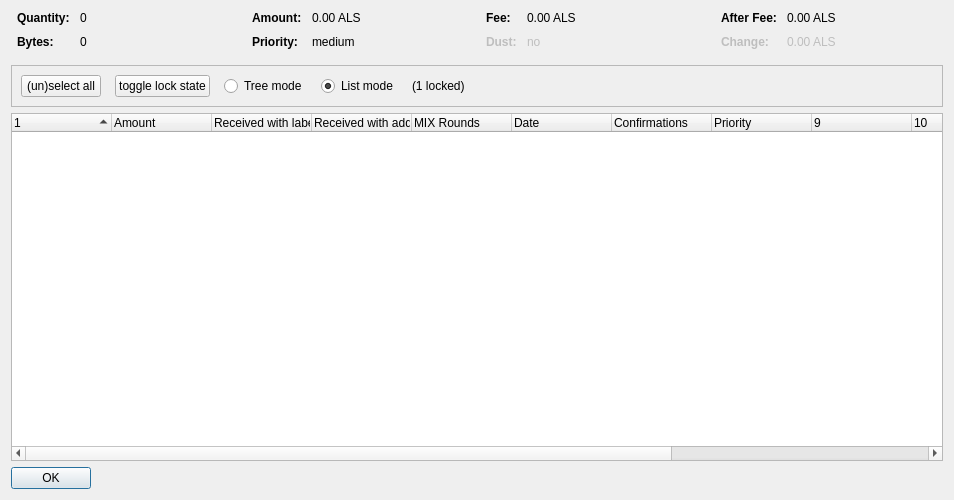
<?xml version="1.0" encoding="UTF-8"?>
<ui version="4.0">
 <class>CoinControlDialog</class>
 <widget class="QDialog" name="CoinControlDialog">
  <property name="geometry">
   <rect>
    <x>0</x>
    <y>0</y>
    <width>954</width>
    <height>500</height>
   </rect>
  </property>
  <property name="windowTitle">
   <string>Coin Selection</string>
  </property>
  <layout class="QVBoxLayout" name="verticalLayout">
   <item>
    <layout class="QHBoxLayout" name="horizontalLayoutTop" stretch="0,0,0,0">
     <property name="topMargin">
      <number>0</number>
     </property>
     <property name="bottomMargin">
      <number>10</number>
     </property>
     <item>
      <layout class="QFormLayout" name="formLayoutCoinControl1">
       <property name="horizontalSpacing">
        <number>10</number>
       </property>
       <property name="verticalSpacing">
        <number>10</number>
       </property>
       <property name="leftMargin">
        <number>6</number>
       </property>
       <property name="rightMargin">
        <number>6</number>
       </property>
       <item row="0" column="0">
        <widget class="QLabel" name="labelCoinControlQuantityText">
         <property name="font">
          <font>
           <weight>75</weight>
           <bold>true</bold>
          </font>
         </property>
         <property name="text">
          <string>Quantity:</string>
         </property>
        </widget>
       </item>
       <item row="0" column="1">
        <widget class="QLabel" name="labelCoinControlQuantity">
         <property name="cursor">
          <cursorShape>IBeamCursor</cursorShape>
         </property>
         <property name="contextMenuPolicy">
          <enum>Qt::ActionsContextMenu</enum>
         </property>
         <property name="text">
          <string notr="true">0</string>
         </property>
         <property name="textInteractionFlags">
          <set>Qt::LinksAccessibleByMouse|Qt::TextSelectableByKeyboard|Qt::TextSelectableByMouse</set>
         </property>
        </widget>
       </item>
       <item row="1" column="0">
        <widget class="QLabel" name="labelCoinControlBytesText">
         <property name="font">
          <font>
           <weight>75</weight>
           <bold>true</bold>
          </font>
         </property>
         <property name="text">
          <string>Bytes:</string>
         </property>
        </widget>
       </item>
       <item row="1" column="1">
        <widget class="QLabel" name="labelCoinControlBytes">
         <property name="cursor">
          <cursorShape>IBeamCursor</cursorShape>
         </property>
         <property name="contextMenuPolicy">
          <enum>Qt::ActionsContextMenu</enum>
         </property>
         <property name="text">
          <string notr="true">0</string>
         </property>
         <property name="textInteractionFlags">
          <set>Qt::LinksAccessibleByMouse|Qt::TextSelectableByKeyboard|Qt::TextSelectableByMouse</set>
         </property>
        </widget>
       </item>
      </layout>
     </item>
     <item>
      <layout class="QFormLayout" name="formLayoutCoinControl2">
       <property name="horizontalSpacing">
        <number>10</number>
       </property>
       <property name="verticalSpacing">
        <number>10</number>
       </property>
       <property name="leftMargin">
        <number>6</number>
       </property>
       <property name="rightMargin">
        <number>6</number>
       </property>
       <item row="0" column="0">
        <widget class="QLabel" name="labelCoinControlAmountText">
         <property name="font">
          <font>
           <weight>75</weight>
           <bold>true</bold>
          </font>
         </property>
         <property name="text">
          <string>Amount:</string>
         </property>
        </widget>
       </item>
       <item row="0" column="1">
        <widget class="QLabel" name="labelCoinControlAmount">
         <property name="cursor">
          <cursorShape>IBeamCursor</cursorShape>
         </property>
         <property name="contextMenuPolicy">
          <enum>Qt::ActionsContextMenu</enum>
         </property>
         <property name="text">
          <string notr="true">0.00 ALS</string>
         </property>
         <property name="textInteractionFlags">
          <set>Qt::LinksAccessibleByMouse|Qt::TextSelectableByKeyboard|Qt::TextSelectableByMouse</set>
         </property>
        </widget>
       </item>
       <item row="1" column="0">
        <widget class="QLabel" name="labelCoinControlPriorityText">
         <property name="font">
          <font>
           <weight>75</weight>
           <bold>true</bold>
          </font>
         </property>
         <property name="text">
          <string>Priority:</string>
         </property>
        </widget>
       </item>
       <item row="1" column="1">
        <widget class="QLabel" name="labelCoinControlPriority">
         <property name="cursor">
          <cursorShape>IBeamCursor</cursorShape>
         </property>
         <property name="contextMenuPolicy">
          <enum>Qt::ActionsContextMenu</enum>
         </property>
         <property name="text">
          <string>medium</string>
         </property>
         <property name="textInteractionFlags">
          <set>Qt::LinksAccessibleByMouse|Qt::TextSelectableByKeyboard|Qt::TextSelectableByMouse</set>
         </property>
        </widget>
       </item>
      </layout>
     </item>
     <item>
      <layout class="QFormLayout" name="formLayoutCoinControl3">
       <property name="horizontalSpacing">
        <number>10</number>
       </property>
       <property name="verticalSpacing">
        <number>10</number>
       </property>
       <property name="leftMargin">
        <number>6</number>
       </property>
       <property name="rightMargin">
        <number>6</number>
       </property>
       <item row="0" column="0">
        <widget class="QLabel" name="labelCoinControlFeeText">
         <property name="font">
          <font>
           <weight>75</weight>
           <bold>true</bold>
          </font>
         </property>
         <property name="text">
          <string>Fee:</string>
         </property>
        </widget>
       </item>
       <item row="0" column="1">
        <widget class="QLabel" name="labelCoinControlFee">
         <property name="cursor">
          <cursorShape>IBeamCursor</cursorShape>
         </property>
         <property name="contextMenuPolicy">
          <enum>Qt::ActionsContextMenu</enum>
         </property>
         <property name="text">
          <string notr="true">0.00 ALS</string>
         </property>
         <property name="textInteractionFlags">
          <set>Qt::LinksAccessibleByMouse|Qt::TextSelectableByKeyboard|Qt::TextSelectableByMouse</set>
         </property>
        </widget>
       </item>
       <item row="1" column="0">
        <widget class="QLabel" name="labelCoinControlLowOutputText">
         <property name="enabled">
          <bool>false</bool>
         </property>
         <property name="font">
          <font>
           <weight>75</weight>
           <bold>true</bold>
          </font>
         </property>
         <property name="text">
          <string>Dust:</string>
         </property>
        </widget>
       </item>
       <item row="1" column="1">
        <widget class="QLabel" name="labelCoinControlLowOutput">
         <property name="enabled">
          <bool>false</bool>
         </property>
         <property name="cursor">
          <cursorShape>IBeamCursor</cursorShape>
         </property>
         <property name="contextMenuPolicy">
          <enum>Qt::ActionsContextMenu</enum>
         </property>
         <property name="text">
          <string>no</string>
         </property>
         <property name="textInteractionFlags">
          <set>Qt::LinksAccessibleByMouse|Qt::TextSelectableByKeyboard|Qt::TextSelectableByMouse</set>
         </property>
        </widget>
       </item>
      </layout>
     </item>
     <item>
      <layout class="QFormLayout" name="formLayoutCoinControl4">
       <property name="horizontalSpacing">
        <number>10</number>
       </property>
       <property name="verticalSpacing">
        <number>10</number>
       </property>
       <property name="leftMargin">
        <number>6</number>
       </property>
       <property name="rightMargin">
        <number>6</number>
       </property>
       <item row="0" column="0">
        <widget class="QLabel" name="labelCoinControlAfterFeeText">
         <property name="font">
          <font>
           <weight>75</weight>
           <bold>true</bold>
          </font>
         </property>
         <property name="text">
          <string>After Fee:</string>
         </property>
        </widget>
       </item>
       <item row="0" column="1">
        <widget class="QLabel" name="labelCoinControlAfterFee">
         <property name="cursor">
          <cursorShape>IBeamCursor</cursorShape>
         </property>
         <property name="contextMenuPolicy">
          <enum>Qt::ActionsContextMenu</enum>
         </property>
         <property name="text">
          <string notr="true">0.00 ALS</string>
         </property>
         <property name="textInteractionFlags">
          <set>Qt::LinksAccessibleByMouse|Qt::TextSelectableByKeyboard|Qt::TextSelectableByMouse</set>
         </property>
        </widget>
       </item>
       <item row="1" column="0">
        <widget class="QLabel" name="labelCoinControlChangeText">
         <property name="enabled">
          <bool>false</bool>
         </property>
         <property name="font">
          <font>
           <weight>75</weight>
           <bold>true</bold>
          </font>
         </property>
         <property name="text">
          <string>Change:</string>
         </property>
        </widget>
       </item>
       <item row="1" column="1">
        <widget class="QLabel" name="labelCoinControlChange">
         <property name="enabled">
          <bool>false</bool>
         </property>
         <property name="cursor">
          <cursorShape>IBeamCursor</cursorShape>
         </property>
         <property name="contextMenuPolicy">
          <enum>Qt::ActionsContextMenu</enum>
         </property>
         <property name="text">
          <string notr="true">0.00 ALS</string>
         </property>
         <property name="textInteractionFlags">
          <set>Qt::LinksAccessibleByMouse|Qt::TextSelectableByKeyboard|Qt::TextSelectableByMouse</set>
         </property>
        </widget>
       </item>
      </layout>
     </item>
    </layout>
   </item>
   <item>
    <widget class="QFrame" name="frame">
     <property name="minimumSize">
      <size>
       <width>0</width>
       <height>40</height>
      </size>
     </property>
     <property name="frameShape">
      <enum>QFrame::StyledPanel</enum>
     </property>
     <property name="frameShadow">
      <enum>QFrame::Sunken</enum>
     </property>
     <layout class="QHBoxLayout" name="horizontalLayout">
      <item>
       <layout class="QHBoxLayout" name="horizontalLayoutPanel" stretch="0,0,0,0,0,0">
        <property name="spacing">
         <number>14</number>
        </property>
        <item>
         <widget class="QPushButton" name="pushButtonSelectAll">
          <property name="sizePolicy">
           <sizepolicy hsizetype="Maximum" vsizetype="Fixed">
            <horstretch>0</horstretch>
            <verstretch>0</verstretch>
           </sizepolicy>
          </property>
          <property name="text">
           <string>(un)select all</string>
          </property>
          <property name="autoDefault">
           <bool>false</bool>
          </property>
         </widget>
        </item>
        <item>
         <widget class="QPushButton" name="pushButtonToggleLock">
          <property name="sizePolicy">
           <sizepolicy hsizetype="Maximum" vsizetype="Fixed">
            <horstretch>0</horstretch>
            <verstretch>0</verstretch>
           </sizepolicy>
          </property>
          <property name="text">
           <string>toggle lock state</string>
          </property>
          <property name="autoDefault">
           <bool>false</bool>
          </property>
         </widget>
        </item>
        <item>
         <widget class="QRadioButton" name="radioTreeMode">
          <property name="sizePolicy">
           <sizepolicy hsizetype="Maximum" vsizetype="Fixed">
            <horstretch>0</horstretch>
            <verstretch>0</verstretch>
           </sizepolicy>
          </property>
          <property name="text">
           <string>Tree mode</string>
          </property>
         </widget>
        </item>
        <item>
         <widget class="QRadioButton" name="radioListMode">
          <property name="sizePolicy">
           <sizepolicy hsizetype="Maximum" vsizetype="Fixed">
            <horstretch>0</horstretch>
            <verstretch>0</verstretch>
           </sizepolicy>
          </property>
          <property name="text">
           <string>List mode</string>
          </property>
          <property name="checked">
           <bool>true</bool>
          </property>
         </widget>
        </item>
        <item>
         <widget class="QLabel" name="labelLocked">
          <property name="text">
           <string>(1 locked)</string>
          </property>
         </widget>
        </item>
        <item>
         <spacer name="horizontalSpacer">
          <property name="orientation">
           <enum>Qt::Horizontal</enum>
          </property>
          <property name="sizeHint" stdset="0">
           <size>
            <width>40</width>
            <height>20</height>
           </size>
          </property>
         </spacer>
        </item>
       </layout>
      </item>
     </layout>
    </widget>
   </item>
   <item>
    <widget class="CoinControlTreeWidget" name="treeWidget">
     <property name="contextMenuPolicy">
      <enum>Qt::CustomContextMenu</enum>
     </property>
     <property name="sortingEnabled">
      <bool>false</bool>
     </property>
     <property name="columnCount">
      <number>13</number>
     </property>
     <attribute name="headerShowSortIndicator" stdset="0">
      <bool>true</bool>
     </attribute>
     <attribute name="headerStretchLastSection">
      <bool>false</bool>
     </attribute>
     <column>
      <property name="text">
       <string/>
      </property>
     </column>
     <column>
      <property name="text">
       <string>Amount</string>
      </property>
     </column>
     <column>
      <property name="text">
       <string>Received with label</string>
      </property>
     </column>
     <column>
      <property name="text">
       <string>Received with address</string>
      </property>
     </column>
     <column>
      <property name="text">
       <string>MIX Rounds</string>
      </property>
     </column>
     <column>
      <property name="text">
       <string>Date</string>
      </property>
     </column>
     <column>
      <property name="text">
       <string>Confirmations</string>
      </property>
      <property name="toolTip">
       <string>Confirmed</string>
      </property>
     </column>
     <column>
      <property name="text">
       <string>Priority</string>
      </property>
     </column>
     <column>
      <property name="text">
       <string/>
      </property>
     </column>
     <column>
      <property name="text">
       <string/>
      </property>
     </column>
     <column>
      <property name="text">
       <string/>
      </property>
     </column>
     <column>
      <property name="text">
       <string/>
      </property>
     </column>
     <column>
      <property name="text">
       <string/>
      </property>
     </column>
    </widget>
   </item>
   <item>
    <widget class="QDialogButtonBox" name="buttonBox">
     <property name="sizePolicy">
      <sizepolicy hsizetype="Maximum" vsizetype="Fixed">
       <horstretch>0</horstretch>
       <verstretch>0</verstretch>
      </sizepolicy>
     </property>
     <property name="orientation">
      <enum>Qt::Horizontal</enum>
     </property>
     <property name="standardButtons">
      <set>QDialogButtonBox::Ok</set>
     </property>
    </widget>
   </item>
  </layout>
 </widget>
 <customwidgets>
  <customwidget>
   <class>CoinControlTreeWidget</class>
   <extends>QTreeWidget</extends>
   <header>coincontroltreewidget.h</header>
  </customwidget>
 </customwidgets>
 <resources/>
 <connections/>
</ui>
